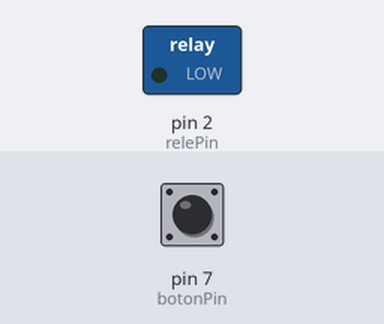
A sketch run on a simulated Arduino Uno, built with avr-gcc and run on an emulated ATmega328P. Parts: switched loads named in the sketch (green lamp = pin HIGH). The test bench sets the inputs (shaded band); at power-on: pin 7 (botonPin) HIGH.

Above: at 1.2 s.
1.3 s: pin 7 (botonPin) pulled LOW for 0.15 s
At 2.1 s:
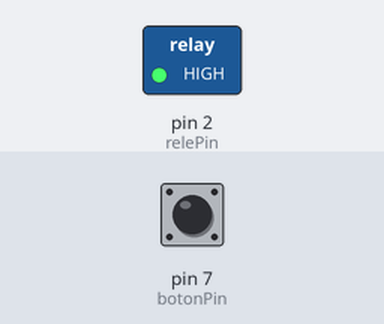
2.9 s: pin 7 (botonPin) pulled LOW for 1 s
At 3.3 s:
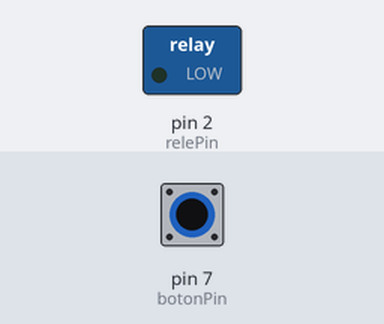
5.4 s: pin 7 (botonPin) pulled LOW for 3.2 s
At 6.4 s:
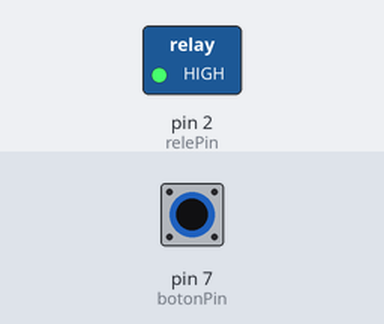
Timing chart, 0 to 8.4 s (numbered marks = the images above; inputs shaded):
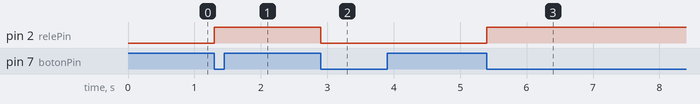

The sketch:

arduino.ino
```cpp
// Definición de pines
const int botonPin = 7; // Pin del botón
const int relePin = 2;  // Pin del relé

// Variables
int estadoBotonAnterior = HIGH; // Estado anterior del botón
int estadoMotor = LOW;           // Estado del motor

void setup() {
  // Configurar el pin del botón como entrada
  pinMode(botonPin, INPUT);
  // Configurar el pin del relé como salida
  pinMode(relePin, OUTPUT);
  // Inicializar el motor apagado
  digitalWrite(relePin, LOW);
}

void loop() {
  // Leer el estado actual del botón
  int estadoBoton = digitalRead(botonPin);

  // Si el botón ha sido presionado y no estaba presionado antes
  if (estadoBoton == LOW && estadoBotonAnterior == HIGH) {
    // Cambiar el estado del motor
    estadoMotor = !estadoMotor;
    // Encender o apagar el motor según el estado actual
    digitalWrite(relePin, estadoMotor);
    delay(50); // Retardo pequeño para evitar rebotes del botón
  }

  // Actualizar el estado anterior del botón
  estadoBotonAnterior = estadoBoton;
}
```

Measured:
- after the input at 1.3 s, pin 2 (relePin): LOW → HIGH at once
- after the input at 2.9 s, pin 2 (relePin): HIGH → LOW at once
- after the input at 5.4 s, pin 2 (relePin): LOW → HIGH at once
